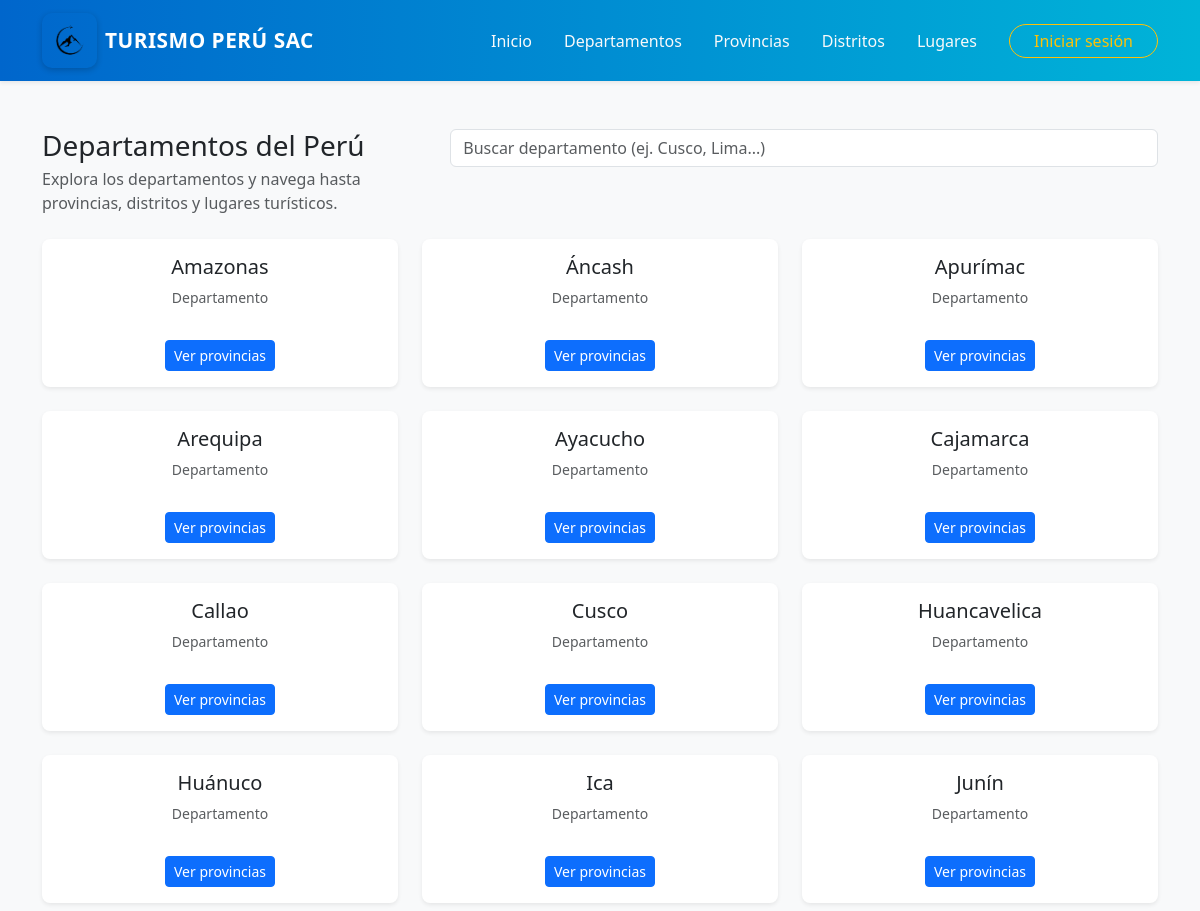
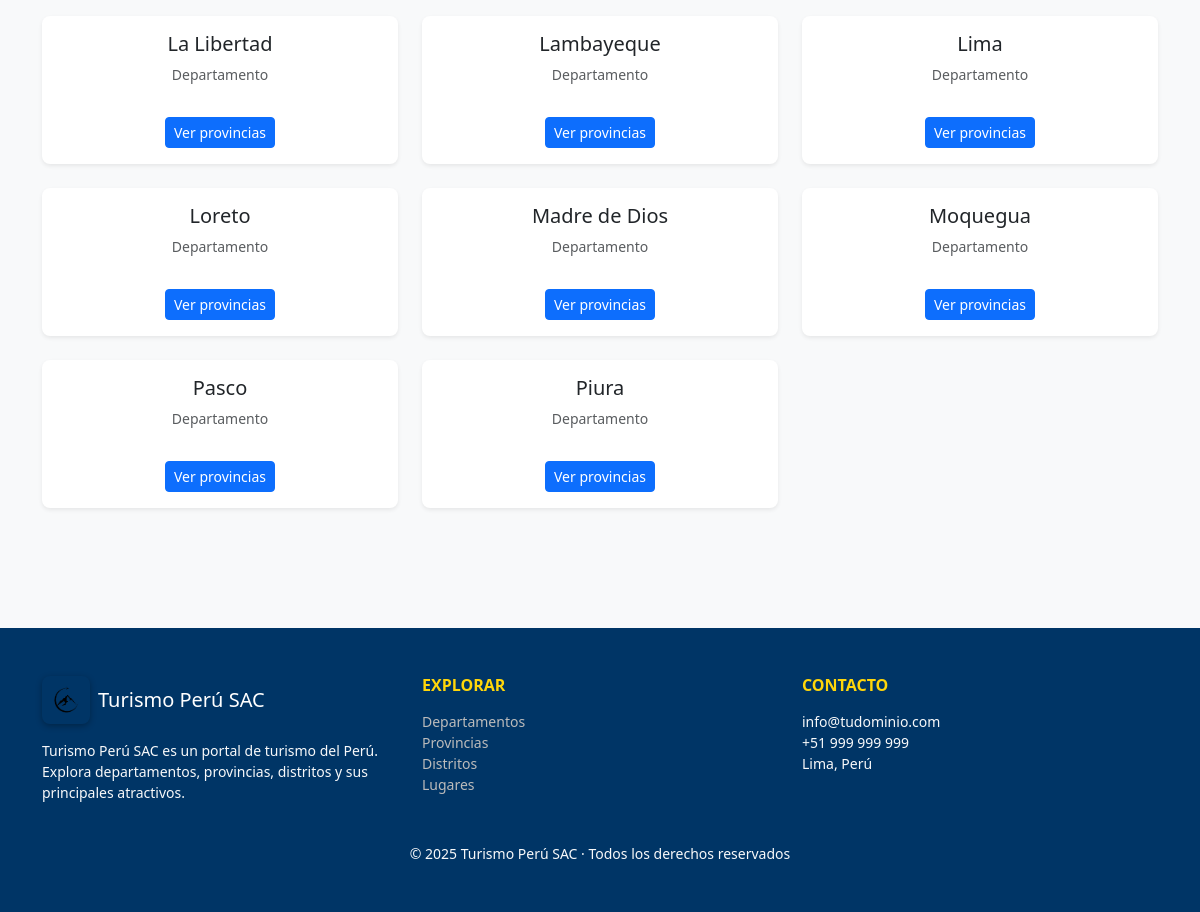
The app's page /views/departamentos/listar.php with its own data (2 pictures, top to bottom).
### tables this page shows
CREATE TABLE `departamentos` (
  `id_departamento` int(11) NOT NULL,
  `nombre` varchar(100) NOT NULL
);

### config/config.php (called while the page is built, shortened)
<?php
function asset(string $path): string {
    return BASE_URL . '/' . ltrim($path, '/');
}

### models/Departamento.php (called while the page is built, shortened)
<?php
require_once __DIR__ . '/../config/config.php';
class Departamento {
    private $pdo;
    public function __construct() {
        global $pdo;
        $this->pdo = $pdo;
    }
    public function getAll(string $search = '', int $limit = 20, int $offset = 0): array {
        $sql = "SELECT id_departamento, nombre
                FROM departamentos
                WHERE nombre LIKE :search
                ORDER BY nombre ASC
                LIMIT :limit OFFSET :offset";
        $stmt = $this->pdo->prepare($sql);
        $stmt->bindValue(':search', "%$search%", PDO::PARAM_STR);
        $stmt->bindValue(':limit', $limit, PDO::PARAM_INT);
        $stmt->bindValue(':offset', $offset, PDO::PARAM_INT);
        $stmt->execute();
        return $stmt->fetchAll(PDO::FETCH_ASSOC);
    }
}

### views/departamentos/listar.php (the view, shortened to what this page needs)
<?php
require_once __DIR__ . '/../../config/config.php';
require_once __DIR__ . '/../../models/Departamento.php';
require_once view_path('views/templates/header.php');
require_once view_path('views/templates/navbar.php');
$departamentoModel = new Departamento();
$departamentos = $departamentoModel->getAll();
?>
<div class="container py-5">
  <div class="d-flex flex-column flex-md-row justify-content-between align-items-start gap-3 mb-4">
    <div>
      <h1 class="h3 mb-1">Departamentos del Perú</h1>
      <p class="text-muted mb-0">Explora los departamentos y navega hasta provincias, distritos y lugares turísticos.</p>
    </div>
    <div class="w-100 w-md-50">
      <input id="searchInput" class="form-control" placeholder="Buscar departamento (ej. Cusco, Lima...)">
    </div>
  </div>
  <div class="row" id="departamentosList">
    <?php if (empty($departamentos)): ?>
      <div class="col-12">
        <div class="alert alert-warning">No se encontraron departamentos.</div>
      </div>
    <?php else: ?>
      <?php foreach ($departamentos as $dep): ?>
        <div class="col-12 col-md-4 mb-4 departamento-card" data-name="<?= htmlspecialchars(mb_strtolower($dep['nombre'])) ?>">
          <div class="card h-100 shadow-sm border-0 rounded-3">
            <div class="card-body d-flex flex-column justify-content-between text-center">
              <div>
                <h5 class="card-title mb-2"><?= htmlspecialchars($dep['nombre']) ?></h5>
                <p class="small text-muted mb-3">Departamento</p>
              </div>
              <div class="mt-3">
                <a href="<?= BASE_URL ?>/views/provincias/listar.php?departamento_id=<?= intval($dep['id_departamento']) ?>" class="btn btn-primary btn-sm">Ver provincias</a>
              </div>
            </div>
          </div>
        </div>
      <?php endforeach; ?>
    <?php endif; ?>
  </div>
</div>
<?php
require_once view_path('views/templates/footer.php');
?>

### views/templates/header.php (shortened to what this page needs)
<?php
require_once __DIR__ . '/../../config/config.php';
?>
<!doctype html>
<html lang="es">
<head>
  <link rel="stylesheet" href="<?= asset('assets/css/bootstrap.min.css') ?>">
  <link rel="stylesheet" href="<?= asset('assets/css/style.css') ?>">
</head>
<body class="bg-light">

### views/templates/navbar.php (shortened to what this page needs)
<?php require_once __DIR__ . '/../../config/config.php'; ?>
<nav class="navbar navbar-expand-lg navbar-dark navbar-custom sticky-top shadow-sm">
  <div class="container">
    <a class="navbar-brand d-flex align-items-center gap-2" href="<?= BASE_URL ?>/index.php">
      <img src="<?= asset('assets/img/logo.png') ?>" alt="Logo" class="logo-navbar">
      <span><?= APP_NAME ?></span>
    </a>
    <div class="collapse navbar-collapse" id="mainNav">
      <ul class="navbar-nav ms-auto align-items-lg-center gap-lg-3">
        <li class="nav-item"><a class="nav-link" href="<?= BASE_URL ?>/index.php">Inicio</a></li>
        <li class="nav-item"><a class="nav-link" href="<?= BASE_URL ?>/views/departamentos/listar.php">Departamentos</a></li>
        <li class="nav-item"><a class="nav-link" href="<?= BASE_URL ?>/views/provincias/listar.php">Provincias</a></li>
        <li class="nav-item"><a class="nav-link" href="<?= BASE_URL ?>/views/distritos/listar.php">Distritos</a></li>
        <li class="nav-item"><a class="nav-link" href="<?= BASE_URL ?>/views/lugares/listar.php">Lugares</a></li>
      </ul>
      <ul class="navbar-nav ms-lg-4 align-items-lg-center">
        <?php if (!isset($_SESSION['admin_id'])): ?>
          <li class="nav-item">
            <a class="btn btn-outline-warning rounded-pill px-4 py-1" href="<?= BASE_URL ?>/views/admin/login.php">
              Iniciar sesión
            </a>
          </li>
        <?php endif; ?>
      </ul>
    </div>
  </div>
</nav>

### views/templates/footer.php (shortened to what this page needs)
<?php require_once __DIR__ . '/../../config/config.php'; ?>
<footer class="footer-custom mt-5">
  <div class="container py-5">
    <div class="row g-4">
      <div class="col-12 col-md-4">
        <div class="d-flex align-items-center gap-2 mb-3">
          <img src="<?= asset('assets/img/logo.png') ?>" alt="Logo" class="logo-footer">
          <h5 class="m-0 text-white"><?= APP_NAME ?></h5>
        </div>
        <p class="small text-light">
          <?= APP_NAME ?> es un portal de turismo del Perú. Explora departamentos, provincias, distritos y sus principales atractivos.
        </p>
      </div>
      <div class="col-6 col-md-4">
        <h6 class="text-uppercase text-footer mb-3">Explorar</h6>
        <ul class="list-unstyled small">
          <li><a class="footer-link" href="<?= BASE_URL ?>/views/departamentos/listar.php">Departamentos</a></li>
          <li><a class="footer-link" href="<?= BASE_URL ?>/views/provincias/listar.php">Provincias</a></li>
          <li><a class="footer-link" href="<?= BASE_URL ?>/views/distritos/listar.php">Distritos</a></li>
          <li><a class="footer-link" href="<?= BASE_URL ?>/views/lugares/listar.php">Lugares</a></li>
        </ul>
      </div>
      <div class="col-6 col-md-4">
        <h6 class="text-uppercase text-footer mb-3">Contacto</h6>
        <ul class="list-unstyled small text-light">
          <li><i class="bi bi-envelope"></i> info@tudominio.com</li>
          <li><i class="bi bi-telephone"></i> +51 999 999 999</li>
          <li><i class="bi bi-geo-alt"></i> Lima, Perú</li>
        </ul>
      </div>
    </div>
    <div class="text-center mt-4">
      <p class="small text-light mb-0">© <?= date('Y') ?> <?= APP_NAME ?> · Todos los derechos reservados</p>
    </div>
  </div>
</footer>
</body>
</html>

### assets/css/style.css (style rules this page uses)
:root { --brand: #0d6efd; --brand-dark: #0b5ed7; --bg-soft: #f8f9fa; }
body { font-family: system-ui, -apple-system, "Segoe UI", Roboto, "Helvetica Neue", Arial, "Noto Sans", "Liberation Sans", sans-serif; }
.navbar-brand img { border-radius: 10px; }
.navbar-custom { background: linear-gradient(90deg, #0066cc, #00b4d8) !important; }
.navbar-brand { font-weight: 700; font-size: 1.3rem; color: #fff !important; text-transform: uppercase; letter-spacing: 0.5px; }
.logo-navbar { width: 55px; height: auto; border-radius: 10px; box-shadow: 0 2px 6px rgba(0,0,0,0.2); }
.navbar .nav-link { color: #f8f9fa !important; font-weight: 500; transition: all 0.3s ease; }
.footer-custom { background: #003566; color: #ddd; }
.text-footer { color: #ffd60a; font-weight: 600; }
.footer-link { color: #bbb; text-decoration: none; transition: color 0.3s ease; }
.logo-footer { width: 48px; height: auto; border-radius: 8px; box-shadow: 0 2px 6px rgba(0,0,0,0.3); }

### records on screen
departamentos: nombre "Amazonas"
departamentos: nombre "Áncash"
departamentos: nombre "Apurímac"
departamentos: nombre "Arequipa"
departamentos: nombre "Ayacucho"
departamentos: nombre "Cajamarca"
departamentos: nombre "Callao"
departamentos: nombre "Cusco"
departamentos: nombre "Huancavelica"
departamentos: nombre "Huánuco"
departamentos: nombre "Ica"
departamentos: nombre "Junín"
departamentos: nombre "La Libertad"
departamentos: nombre "Lambayeque"
departamentos: nombre "Lima"
departamentos: nombre "Loreto"
departamentos: nombre "Madre de Dios"
departamentos: nombre "Moquegua"
departamentos: nombre "Pasco"
departamentos: nombre "Piura"

### other values on screen
APP_NAME "TURISMO PERÚ SAC"
APP_NAME "Turismo Perú SAC"
